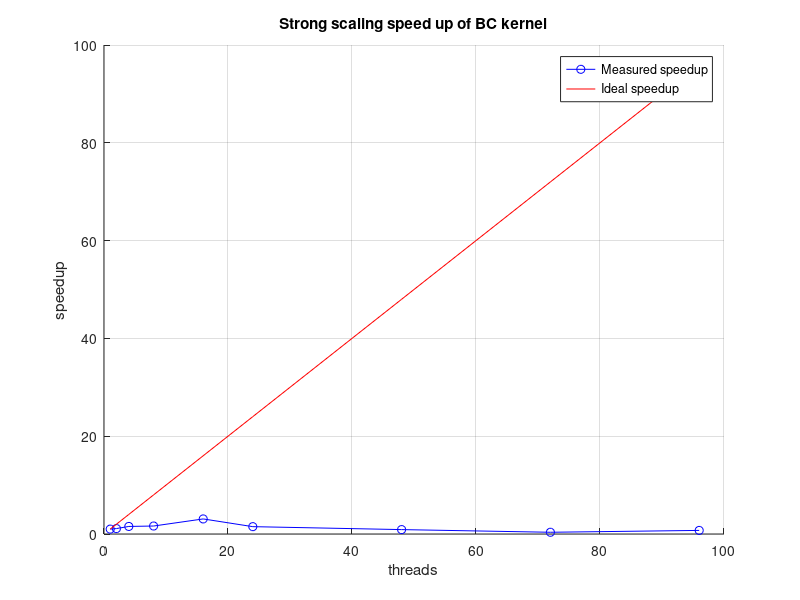

The MATLAB source for this figure:
% n = 500 timing data
n_threads = [1,2,4,8,16,24,48,72,96];
t_alloc = [3.86e-04, 1.47e-04, 4.34e-04, 2.63e-04, 3.14e-04, 5.54e-04, 3.19e-05, 3.41e-05, 4.68e-04];
t_IC = [3.79e-04, 2.67e-04, 1.92e-04, 1.10e-04, 2.72e-04, 9.73e-04, 3.92e-03, 2.41e-02, 3.63e-02];
t_BC = [4.90e-04, 4.42e-04, 3.17e-04, 3.00e-04, 1.59e-04, 3.26e-04, 5.44e-04, 1.38e-03, 6.67e-04];
t_Iter = [7.04e+01, 3.70e+01,  1.68e+01, 9.14e+00, 6.28e+00, 5.80e+00, 8.02e+00, 1.06e+01, 1.58e+01];
Runtime = [7.04e+01, 3.71e+01, 1.68e+01, 9.20e+00, 6.34e+00, 5.86e+00, 8.10e+00, 1.08e+01, 1.60e+01];

% Number of data points per vector
N = numel(n_threads);

% Strong scaling speedup. Speedup = ser time / par time
speedup_alloc = t_alloc(1)./t_alloc;
speedup_IC = t_IC(1)./t_IC;
speedup_BC = t_BC(1)./t_BC;
speedup_Iter = t_Iter(1)./t_Iter;
speedup_Runtime = Runtime(1)./Runtime;

% Plot results
figure(1);
clf;
hold on;
grid on;
plot(n_threads, speedup_BC, 'bo-');  % speedup plot
plot(n_threads,n_threads,'r');          % ideal speedup plot
    xlabel('threads');
    ylabel('speedup');
    title('Strong scaling speed up of BC kernel');
    legend('Measured speedup','Ideal speedup');

% Calculate relative difference 
rel_dif_IC = (n_threads-speedup_IC)./(n_threads)
rel_dif_BC = (n_threads-speedup_BC)./(n_threads)
rel_dif_Iter = (n_threads-speedup_Iter)./(n_threads)

